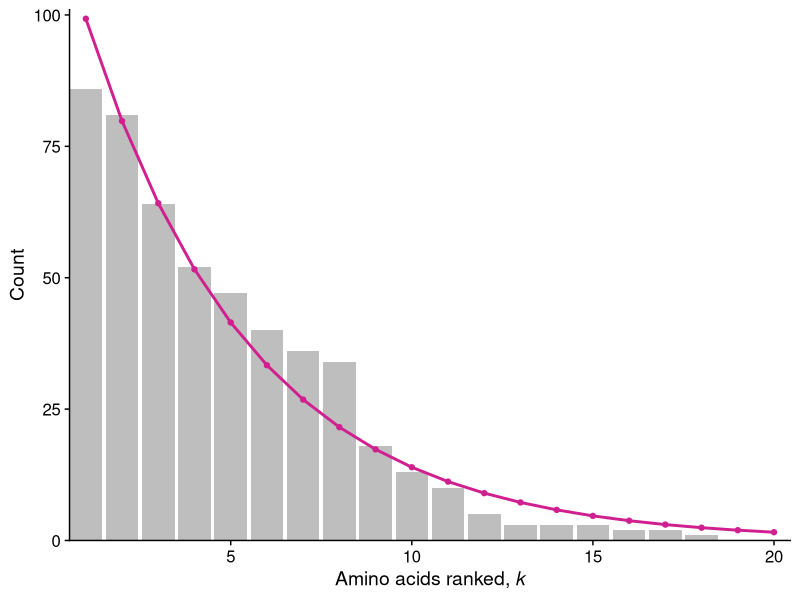
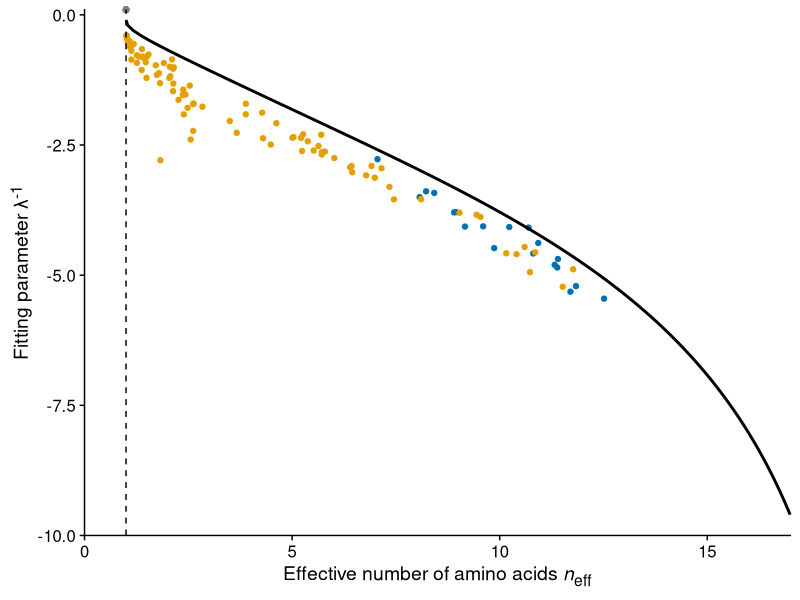

R code for these plots, in order:
## ---- chunk 1
knitr::opts_chunk$set(echo = TRUE)
## ---- chunk 2
# fit linear model to normalized, log-transformed data
# set intercept to 0, only fitting 1 parameter (slope)

# load packages
library(tidyverse)
library(stringr)
library(cowplot)
library(broom)
library(ggtext)
theme_set(theme_cowplot())
## ---- chunk 3
# read in data
alignment <-read_csv("data/simulated/results_1B4T_A_evolved_split.csv", col_types = cols(.default = "c")) 

# tidy data used for null
alignment %>% 
  mutate(sequence = as.numeric(1:nrow(alignment)) ) %>% 
  gather(key = "site", value = "aa", 1:153) -> tidy_align  

tidy_align$site = as.numeric(tidy_align$site) 
## ---- chunk 4
# determine the number of each AA at each site
tidy_align %>% 
  group_by(site, aa) %>% 
  summarize(count = n()) -> site_aa_count

empty_counts <- tibble(aa = c('A', 'C', 'D', 'E', 'F', 'G', 'H', 'I', 'K', 'L', 'M', 'N', 'P', 'Q', 'R', 'S', 'T', 'V', 'W', 'Y'), 
                           count = rep(0, 20))

# 1. First write a function that can take a data frame with amino acids at one site, and return a data frame with counts, including zeros.
count_by_site <- function(site_df) {
  site_df %>% 
    group_by(aa) %>% 
    summarize(count = n()) -> counts
  full_join(counts, anti_join(empty_counts, counts, by = 'aa'))
}

# 2. Then call that function for all sites and combine the resulting data frames.
tidy_align %>% 
  nest(data = -site) %>%
  mutate(counts = map(data, count_by_site)) %>%
  dplyr::select(-data) %>%   
  unnest(cols = c(counts)) -> all_count


## ---- chunk 5
# USING ONLY OBSERVED AA
# order aa by relative frequency
all_count %>%
  arrange(all_count$site, desc(count)) -> ordered_count

# make the categorical variable (aa) numerical (k) by numbering aa's 1-20 in order of freq
ordered_count %>%
  group_by(site) %>%
  mutate(k = as.numeric(1:20)) -> ordered_count

# remove aa with zero values
ordered_count %>%
  filter(count > 0) -> observed_aa

# count relative to most frequent - rescale to 1 for highly conserved sites
observed_aa %>%
  group_by(site) %>%
  mutate(rel_count = count/max(count)) -> observed_aa

# log-transformed data
observed_aa %>%
  mutate(ln_count = log(rel_count)) -> observed_aa 

# fit to a linear function, using map and BROOM 
# SET INTERCEPT TO 0
observed_aa %>% 
  nest(data = -site) %>%
  mutate(fit = map(data, ~ lm(ln_count ~ 0 + k, data = .)),
         #intercept = map_dbl(fit, ~ (.)$coefficients[1]),
         slope = map_dbl(fit, ~ (.)$coefficients[1])) %>% 
  select(-data, -fit) -> observed_fits

# data frame with slope from linear fit to log transformed data - slope = gamma, intercept = 0
#head(observed_fits)

# visualize the distribution (at a given site) with linear fits
# NOTE: sites that are highly conserved for a single aa still look exponential in log scale (see sites 3 and 9 as example) 3, 6, 33
ordered_count %>%
  group_by(site) %>%
  mutate(rel_count = count/max(count)) -> ordered_count
ordered_count %>%
  mutate(ln_count = log(rel_count)) -> ordered_count

ordered_count %>% 
  left_join(observed_fits, by = "site") %>%
  mutate(est_dist = slope*exp(k*slope)) -> ordered_count

# rescale to compare w raw count
ordered_count %>%
  group_by(site) %>%
  mutate(est_rel = est_dist/sum(est_dist)) %>%
  mutate(est_count = sum(count)*est_rel) -> ordered_count
## ---- chunk 6
# use raw count
ordered_count %>% nest(data = -site) %>%
  ungroup() %>%
  mutate(chisq = map(data, ~ sum(((.$count - .$est_count)^2)/.$est_count)),
         p_value = map_dbl(chisq, ~ pchisq(., 18, lower.tail=FALSE))) %>% 
  select(-data) %>%
  mutate(p.adjusted = p.adjust(p_value, method= "fdr")) -> chisq_results

chisq_results %>%
  mutate(result = "pass") -> chisq_results

# REMOVE conserved sites with a single aa
chisq_results %>% 
  filter(p_value != "NaN") -> chisq_results

chisq_results$result[chisq_results$p_value < 0.05] <- "fail"

chisq_results %>% filter(result == "fail") %>% nrow()/nrow(chisq_results)
chisq_results$chisq <- as.numeric(chisq_results$chisq)

#test manually for a few sites
#df1 <- filter(ordered_count, site == 1)
#chisq1 <- sum((df1$count - df1$est_count)^2/df1$est_count)
#pchisq(chisq1, 18, lower.tail = FALSE)



## ---- chunk 7
ordered_count %>%
  filter(site == 35) %>%
  ggplot(aes(x = k)) +
  geom_bar(aes(y = count), fill = "grey", stat='identity') +
  geom_point(aes(y = est_count, color = "violetred")) +
  geom_line(aes(y = est_count, color = "violetred"), size = 1) +
  scale_color_manual(name = "distribution",
                     values = c("grey" = "grey", "violetred" = "violetred"),
                     labels = c("actual", "estimated"))  +
  scale_x_continuous(
    breaks = c(5, 10, 15, 20), 
    expand = c(0, 0)
  ) +
  scale_y_continuous(
    breaks = c(0, 25, 50, 75, 100), 
    expand = c(0, 0),
    limits = c(0, 101)
  ) +
  labs(x = "Amino acids ranked, *k*", y = "Count") +
  theme(
    legend.position = "none",
    axis.title.x = element_markdown()
  ) -> fig1

fig1
save_plot("figure1.pdf", fig1, ncol = 1, nrow = 1, base_height = 3.71,
          base_asp = 1.618, base_width = NULL)

## ---- chunk 8
# site_aa_count is actual dist. DOES NOT CONTAIN AA AT ZERO

# eff aa for actual distribution
observed_aa %>%
  group_by(site) %>%
  mutate(frequency = (count)/sum(count)) -> site_aa_freq

site_aa_freq %>% 
  mutate(flnf = frequency*log(frequency)) %>%
  group_by(site) %>% 
  summarize(entropy = -sum(flnf),
            eff_aa = exp(entropy),
            n = length(unique(aa))) -> eff_aa_all

# eff aa for estimated distribution
ordered_count %>% 
  group_by(site) %>%
  mutate(freq = (est_count)/sum(est_count)) -> site_aa_freq_2
site_aa_freq_2 %>% 
  mutate(flnf = freq*log(freq)) %>%
  group_by(site) %>%
  summarize(entr = -sum(flnf),
            eff_aa_est = exp(entr)) -> eff_aa_all_est

left_join(eff_aa_all, eff_aa_all_est) -> compare_eff_aa

## ---- chunk 9
observed_fits %>%
  left_join(eff_aa_all) %>% 
  select(site, slope, eff_aa)-> gam_v_effaa

gam_v_effaa %>%
  left_join(chisq_results) %>% 
  select(site, slope, eff_aa, result) -> gam_v_effaa

neff2 <- function(lambda_inv) {
  lambda <- 1/lambda_inv
  pi <- lambda*exp(-lambda*(0:19))
  C <- sum(pi)
  pi <- pi/C
  exp(-sum(pi*log(pi)))
}

df_theory2 <- data.frame(lambda_inv = (0:-100)/10, ne = vapply((0:-100)/10, neff2, numeric(1)))
## ---- chunk 10
ggplot(gam_v_effaa, 
       aes(x = eff_aa, y = 1/slope)) + 
  geom_point(aes(color = result)) +
  geom_line(
    data = df_theory2, 
    aes(ne, lambda_inv), 
    inherit.aes = FALSE, 
    size = 1
  ) +
  geom_vline(
    xintercept = 1, 
    linetype = 2
  ) +
  labs(
    x = "Effective number of amino acids *n*<sub>eff</sub>", 
    y = "Fitting parameter &lambda;<sup>-1</sup>"
  ) +
  theme(
    legend.position = "none",
    axis.title.x = element_markdown(),
    axis.title.y = element_markdown()
  ) +
  scale_x_continuous(
    breaks = c(0,5,10,15), 
    limits = c(0,17), 
    expand = c(0,0)
  ) +
  scale_y_continuous(
    limits = c(-10,0.1), 
    expand = c(0,0)
  ) + 
  scale_color_manual(
    values = c("#E69F00", "#0072B2")
  ) +
  coord_cartesian(clip = "off") -> fig2

fig2
save_plot("figure2.png", fig2, ncol = 1, nrow = 1, base_height = 3.71,
          base_asp = 1.618, base_width = NULL)

